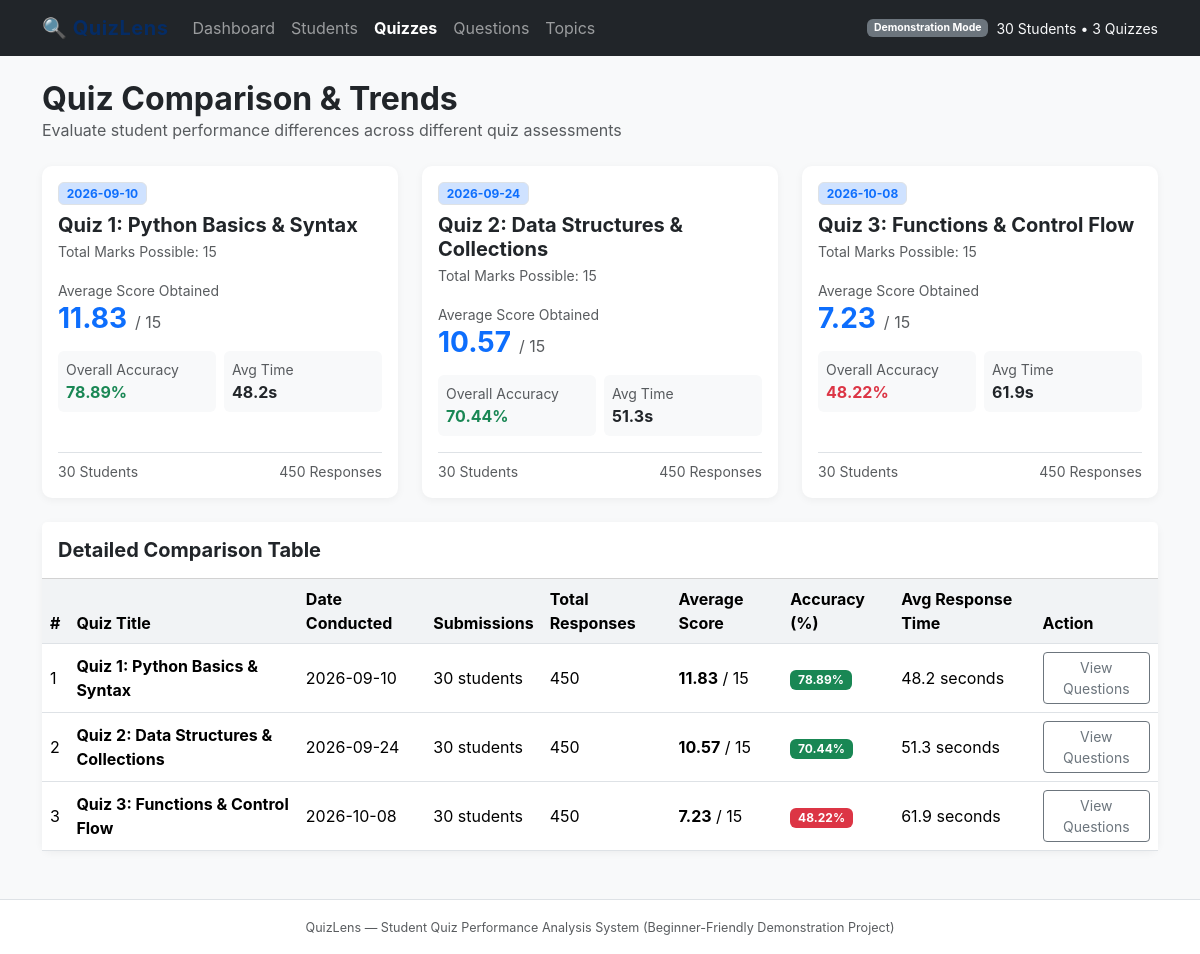
Screenshot of /quizzes with the database file from the repository.
### tables this page shows
CREATE TABLE quizzes (
            id INTEGER PRIMARY KEY AUTOINCREMENT,
            title TEXT NOT NULL,
            date TEXT NOT NULL,
            total_marks INTEGER NOT NULL
        );

### app.py (the view)
@app.route("/quizzes")
def quizzes():
    quiz_list = get_quiz_comparisons()
    return render_template(
        "quizzes.html",
        active_page="quizzes",
        quizzes=quiz_list
    )

### analysis.py (called while the page is built)
def safe_percentage(part, total):
    if total is None or total <= 0:
        return 0.0
    return round((part / total) * 100, 2)

### database.py (called while the page is built)
def get_connection():
    conn = sqlite3.connect(DATABASE_NAME)
    conn.execute("PRAGMA foreign_keys = ON;")
    conn.row_factory = sqlite3.Row
    return conn

### templates/quizzes.html (shortened to what this page needs)
{% extends "base.html" %}
{% block content %}
<div class="d-flex justify-content-between align-items-center mb-4">
    <div>
        <h2 class="fw-bold mb-0">Quiz Comparison & Trends</h2>
        <p class="text-muted mb-0">Evaluate student performance differences across different quiz assessments</p>
    </div>
</div>
<div class="row g-4 mb-4">
    {% for q in quizzes %}
    <div class="col-md-4">
        <div class="card p-3 h-100">
            <span class="badge bg-primary-subtle text-primary border mb-2 w-auto align-self-start">{{ q.date }}</span>
            <h5 class="fw-bold mb-1">{{ q.title }}</h5>
            <div class="text-muted small mb-3">Total Marks Possible: {{ q.total_marks }}</div>
            <div class="mb-3">
                <span class="text-muted small">Average Score Obtained</span>
                <div class="d-flex align-items-baseline">
                    <h3 class="fw-bold mb-0 text-primary">{{ q.avg_student_score }}</h3>
                    <span class="text-muted ms-2">/ {{ q.total_marks }}</span>
                </div>
            </div>
            <div class="row g-2 mb-3">
                <div class="col-6">
                    <div class="bg-light p-2 rounded">
                        <small class="text-muted d-block">Overall Accuracy</small>
                        <strong class="{% if q.accuracy_pct >= 70 %}text-success{% elif q.accuracy_pct >= 55 %}text-warning{% else %}text-danger{% endif %}">
                            {{ q.accuracy_pct }}%
                        </strong>
                    </div>
                </div>
                <div class="col-6">
                    <div class="bg-light p-2 rounded">
                        <small class="text-muted d-block">Avg Time</small>
                        <strong>{{ q.avg_time_sec }}s</strong>
                    </div>
                </div>
            </div>
            <div class="mt-auto pt-2 border-top small text-muted d-flex justify-content-between">
                <span>{{ q.student_count }} Students</span>
                <span>{{ q.total_responses }} Responses</span>
            </div>
        </div>
    </div>
    {% endfor %}
</div>
<div class="card mb-4">
    <div class="card-header bg-white py-3">
        <h5 class="fw-bold mb-0">Detailed Comparison Table</h5>
    </div>
    <div class="table-responsive">
        <table class="table table-hover align-middle mb-0">
            <thead>
                <tr>
                    <th>#</th>
                    <th>Quiz Title</th>
                    <th>Date Conducted</th>
                    <th>Submissions</th>
                    <th>Total Responses</th>
                    <th>Average Score</th>
                    <th>Accuracy (%)</th>
                    <th>Avg Response Time</th>
                    <th>Action</th>
                </tr>
            </thead>
            <tbody>
                {% for q in quizzes %}
                <tr>
                    <td>{{ q.id }}</td>
                    <td class="fw-bold">{{ q.title }}</td>
                    <td>{{ q.date }}</td>
                    <td>{{ q.student_count }} students</td>
                    <td>{{ q.total_responses }}</td>
                    <td><strong>{{ q.avg_student_score }}</strong> / {{ q.total_marks }}</td>
                    <td>
                        <span class="badge {% if q.accuracy_pct >= 70 %}bg-success{% elif q.accuracy_pct >= 55 %}bg-warning text-dark{% else %}bg-danger{% endif %}">
                            {{ q.accuracy_pct }}%
                        </span>
                    </td>
                    <td>{{ q.avg_time_sec }} seconds</td>
                    <td>
                        <a href="/questions?quiz_id={{ q.id }}" class="btn btn-sm btn-outline-secondary">
                            View Questions
                        </a>
                    </td>
                </tr>
                {% endfor %}
            </tbody>
        </table>
    </div>
</div>
{% endblock %}

### templates/base.html (style rules this page uses)
body { background-color: #f8f9fa; font-family: -apple-system, BlinkMacSystemFont, "Segoe UI", Roboto, "Helvetica Neue", Arial, sans-serif; }
.card { border: none; border-radius: 10px; box-shadow: 0 2px 8px rgba(0,0,0,0.05); }
.table th { background-color: #f1f3f5; }

### rows the page displays
quizzes: date "2026-09-10", title "Quiz 1: Python Basics & Syntax", total_marks "15", avg_student_score "11.83", accuracy_pct "78.89", avg_time_sec "48.2", student_count "30", total_responses "450", id "1"
quizzes: date "2026-09-24", title "Quiz 2: Data Structures & Collections", total_marks "15", avg_student_score "10.57", accuracy_pct "70.44", avg_time_sec "51.3", student_count "30", total_responses "450", id "2"
quizzes: date "2026-10-08", title "Quiz 3: Functions & Control Flow", total_marks "15", avg_student_score "7.23", accuracy_pct "48.22", avg_time_sec "61.9", student_count "30", total_responses "450", id "3"
